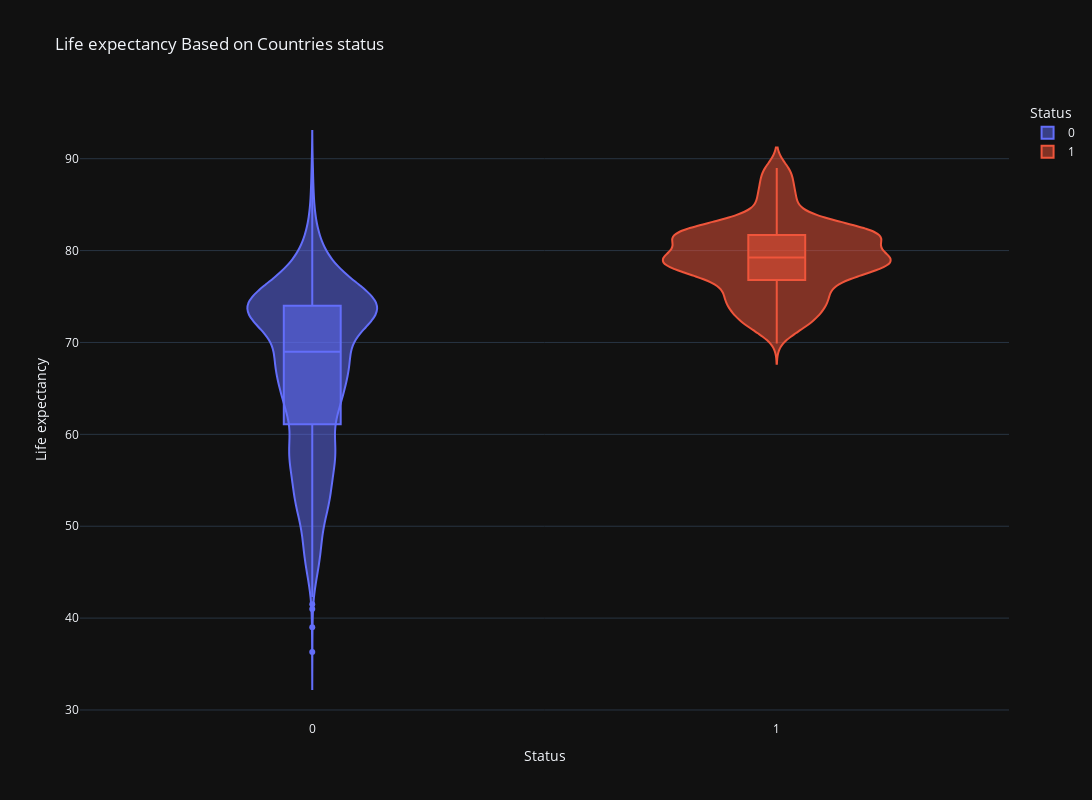

The notebook cell saved with this chart:
### Markdown cell above
From this graph, we can see that developed countries have a median higher by 10 years, and life expectancy is overall more clustered around it.

### Code cell
px.violin(df, x='Status', y='Life expectancy', color='Status', template='plotly_dark',
          box=True, title='Life expectancy Based on Countries status', width=1500, height=800)

### Figure 1 — Plotly figure (JSON) as saved in the notebook; plotly's stock layout.template omitted (floating-point values rounded to 4 significant figures; data arrays with more than 128 entries replaced by an {"elided": "..."} marker saying what was removed)
{"data": [{"alignmentgroup": "True", "box": {"visible": true}, "hovertemplate": "Status=%{x}<br>Life expectancy=%{y}<extra></extra>", "legendgroup": "0", "marker": {"color": "#636efa"}, "name": "0", "offsetgroup": "0", "orientation": "v", "scalegroup": "True", "showlegend": true, "type": "violin", "x": {"elided": "2416 int values"}, "x0": " ", "xaxis": "x", "y": {"elided": "2416 float values"}, "y0": " ", "yaxis": "y"}, {"alignmentgroup": "True", "box": {"visible": true}, "hovertemplate": "Status=%{x}<br>Life expectancy=%{y}<extra></extra>", "legendgroup": "1", "marker": {"color": "#EF553B"}, "name": "1", "offsetgroup": "1", "orientation": "v", "scalegroup": "True", "showlegend": true, "type": "violin", "x": {"elided": "512 int values"}, "x0": " ", "xaxis": "x", "y": {"elided": "512 float values"}, "y0": " ", "yaxis": "y"}], "layout": {"height": 800, "legend": {"title": {"text": "Status"}, "tracegroupgap": 0}, "title": {"text": "Life expectancy Based on Countries status"}, "violinmode": "overlay", "width": 1500, "xaxis": {"anchor": "y", "categoryarray": [0, 1], "categoryorder": "array", "domain": [0, 1], "title": {"text": "Status"}}, "yaxis": {"anchor": "x", "domain": [0, 1], "title": {"text": "Life expectancy"}}}}
